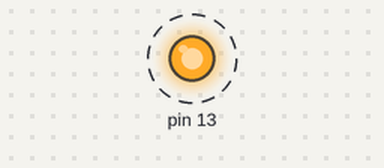
Simulated run of this sketch. Board: Arduino Uno, built with avr-gcc and run on an emulated ATmega328P. On the bench: output pins drawn as LEDs (lit = HIGH). Dashed ring = blinking.

Above: at 0.5 s.
Timing chart, 0 to 4.6 s (numbered marks = the images above):
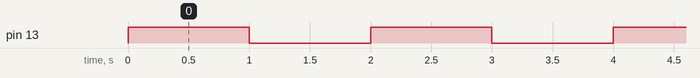

Measured:
- by itself, pin 13: alternates HIGH for 1.0 s and LOW for 1.0 s

The sketch:

01_BLINK.ino
```cpp
// Made for Arduino UNO R3

#define LED 13

void setup() {
  // initialize digital pin 13 as an output
  pinMode(13, OUTPUT);
}

void loop() {
  digitalWrite(13, HIGH);   // turn the LED on (HIGH is the voltage level)
  delay(1000);                       // wait for a second
  digitalWrite(13, LOW);    // turn the LED off by making the voltage LOW
  delay(1000);                       // wait for a second
}

/*
  CODE FUNCTIONS EXPLAINATION:

  //This is comment part, which is not going to compile and upload into the board!

  setup() function:
  - the setup function runs once when you press reset or power the board

  loop() function:
  - the loop function runs over and over again forever

  pinMode() function:
  - defines the Gpio pin Mode
  - e.g. pinMode(PIN_NUMBER, GPIO_MODE);
  - PIN_NUMBER indicates GPIO Number which can be 0 to 13 or A0 to A5
  - GPIO_MODE indicates GPIO Mode which can be applied on a pin as Digital Input/Output or Analog Input/Output

  digitalWrite() Function:
  - Changes the status of a pin
  - e.g. digitalWrite(PIN_NUMBER, STATE);
  - PIN_NUMBER indicates GPIO pin which can be 0 to 13 or A0 to A5
  - STATE can be 0 (LOW) or 1 (HIGH)

  delay() Function:
  - Used to wait for defined time
  - e.g. delay(time_in_miliseconds)
  - It waits for 1 second if written delay(1000); where 1000 miliseconds = 1 second
*/
```
